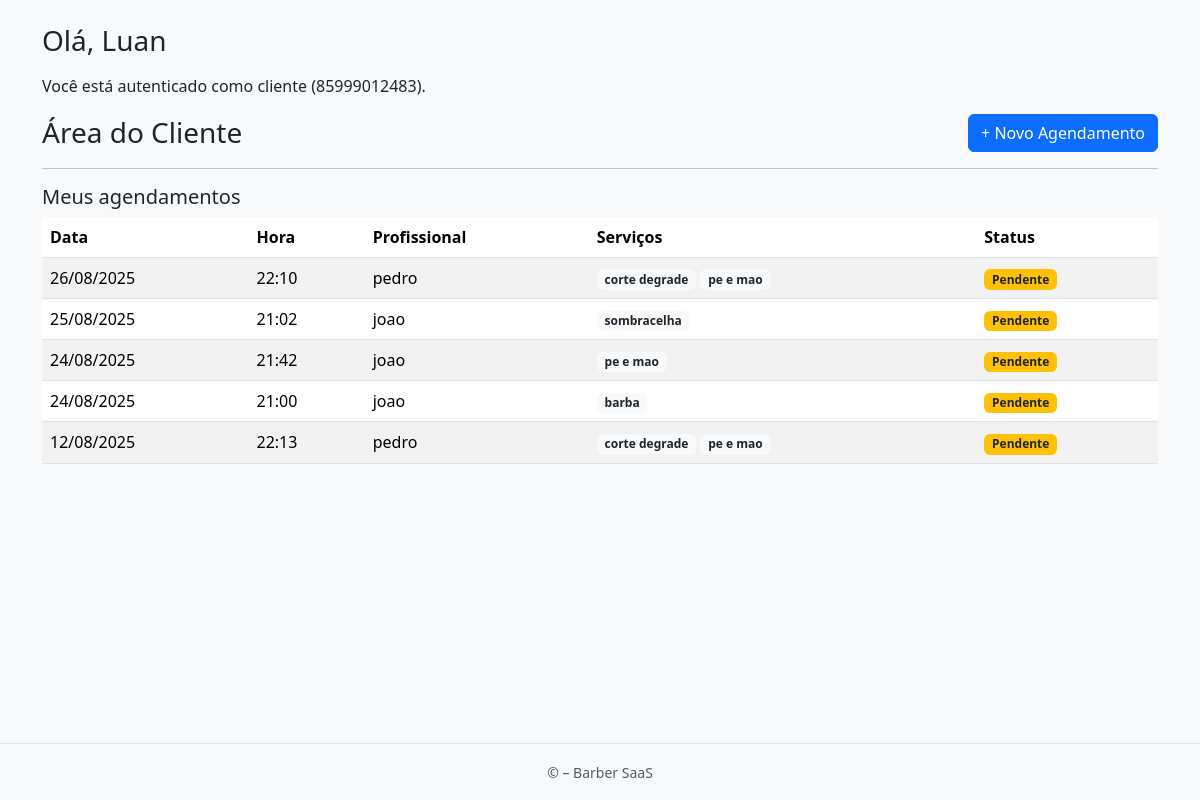
Page /client/dashboard/ (signed in) on the earlier database version.
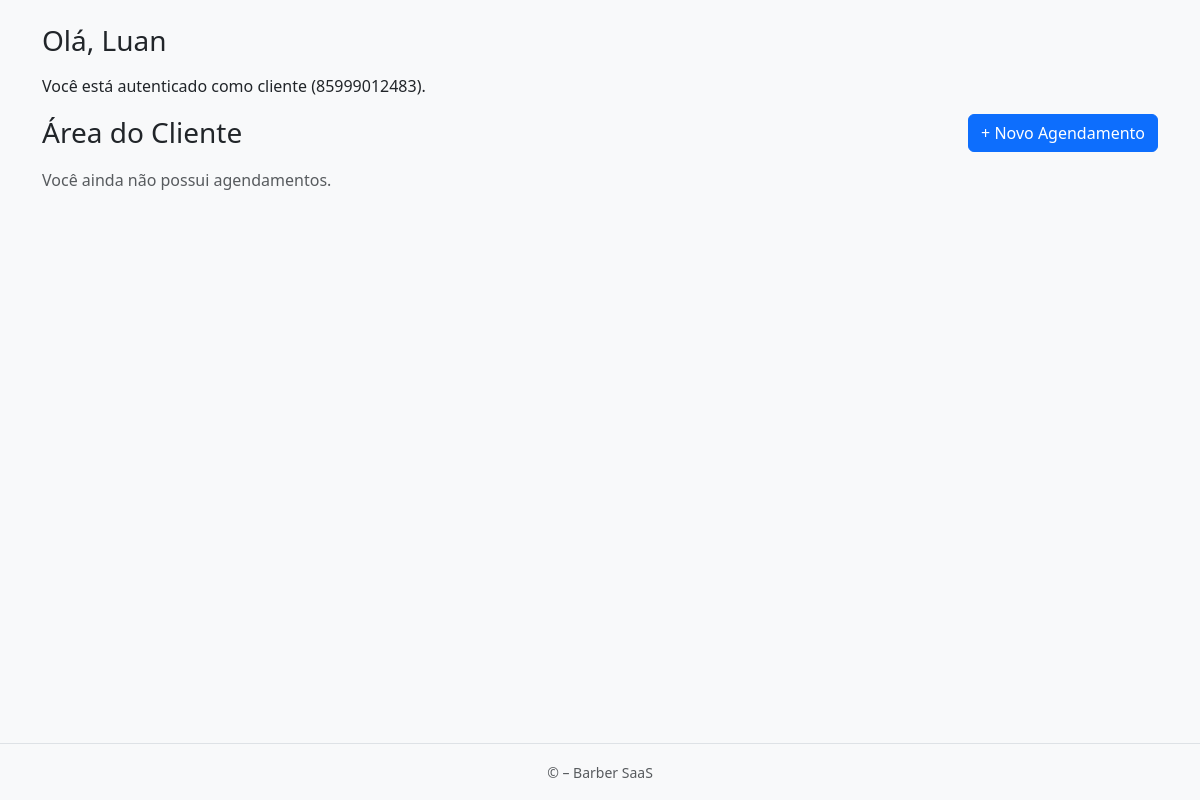
Same page on the later database version.
### apps/accounts/models.py (models this page shows, shortened)
class User(AbstractUser):
    nome = models.CharField(max_length=120, blank=True, null=True)
    sobrenome = models.CharField(max_length=120, blank=True, null=True)
    grupo = models.SlugField(max_length=150, unique=True, blank=True)  # << slug único para subdomínio
    email = models.EmailField(unique=True)
    is_owner = models.BooleanField(default=False)
    is_client = models.BooleanField(default=False)
    phone_regex = RegexValidator(r"^\+?\d{10,15}$", "Informe telefone no formato internacional, ex.: +5585...")
    phone = models.CharField(max_length=17, blank=True, null=True, validators=[phone_regex])
    full_name = models.CharField(max_length=120, blank=True, null=True)
    USERNAME_FIELD = "email"
    REQUIRED_FIELDS = []
    objects = UserManager()

### apps/appointments/models.py (models this page shows, shortened)
class Agendamento(models.Model):
    cliente = models.ForeignKey(
        settings.AUTH_USER_MODEL,
        on_delete=models.CASCADE,
        related_name="agendamentos"
    )
    loja = models.ForeignKey("cadastro.Loja", on_delete=models.CASCADE, related_name="agendamentos")
    funcionario = models.ForeignKey("cadastro.Funcionario", on_delete=models.CASCADE, related_name="agendamentos")
    servicos = models.ManyToManyField("cadastro.Servico", related_name="agendamentos")
    data = models.DateField()
    hora = models.TimeField()
    criado_em = models.DateTimeField(auto_now_add=True)
    confirmado = models.BooleanField(default=False)

### apps/cadastro/models.py (models this page shows, shortened)
class Funcionario(models.Model):
    class Cargo(models.TextChoices):
        BARBEIRO = 'barbeiro', 'Barbeiro'
        CABELEIREIRO = 'cabeleireiro', 'Cabeleireiro(a)'
        MANICURE = 'manicure', 'Manicure/Pedicure'
        ESTETICISTA = 'esteticista', 'Esteticista'
        SOMBRANCELHA = 'sobrancelha', 'Designer de Sobrancelha'
        RECEPCAO = 'recepcao', 'Recepção'
        OUTRO = 'outro', 'Outro'
    phone_regex = RegexValidator(
        r'^\+?\d{10,15}$',
        'Informe telefone no formato internacional, ex.: +5585...'
    )
    loja = models.ForeignKey('Loja', on_delete=models.CASCADE, related_name='funcionarios')
    nome = models.CharField(max_length=120)
    cargo = models.CharField(max_length=20, choices=Cargo.choices, default=Cargo.BARBEIRO)
    email = models.EmailField(blank=True, null=True)
    telefone = models.CharField(max_length=17, blank=True, null=True, validators=[phone_regex])
    slug = models.SlugField(max_length=160, blank=True)
    ativo = models.BooleanField(default=True)
    criado_em = models.DateTimeField(auto_now_add=True)
    atualizado_em = models.DateTimeField(auto_now=True)
    class Meta:
        verbose_name = 'Funcionário'
        verbose_name_plural = 'Funcionários'
        unique_together = (('loja', 'slug'),)
        ordering = ('nome',)

class Servico(models.Model):
    loja = models.ForeignKey(Loja, on_delete=models.CASCADE, related_name='servicos')
    nome = models.CharField(max_length=160)
    slug = models.SlugField(max_length=180, blank=True)
    descricao = models.TextField(blank=True)
    duracao_minutos = models.PositiveSmallIntegerField(validators=[MinValueValidator(1)], default=30)
    preco = models.DecimalField(max_digits=10, decimal_places=2, validators=[MinValueValidator(0)])
    profissionais = models.ManyToManyField('Funcionario', related_name='servicos', blank=True)
    ativo = models.BooleanField(default=True)
    criado_em = models.DateTimeField(auto_now_add=True)
    atualizado_em = models.DateTimeField(auto_now=True)
    class Meta:
        verbose_name = "Serviço"
        verbose_name_plural = "Serviços"
        ordering = ("nome",)
        unique_together = (("loja", "slug"),)

### apps/accounts/views.py (the view)
# urls.py: path('client/dashboard/', views.client_dashboard, name='client_dashboard'),
@login_required
def client_dashboard(request):
    loja = None
    shop_slug = request.session.get('shop_slug') or request.GET.get('shop')
    if shop_slug:
        from apps.cadastro.models import Loja
        loja = Loja.objects.filter(slug=shop_slug, ativa=True).first()
    agendamentos = Agendamento.objects.filter(cliente=request.user)
    if loja:
        agendamentos = agendamentos.filter(loja=loja)
    agendamentos = agendamentos.select_related("funcionario", "loja").prefetch_related("servicos").order_by("-data", "-hora")
    return render(
        request,
        "accounts/client_dashboard.html",
        {
            "loja": loja,
            "agendamentos": agendamentos,
        }
    )

### apps/accounts/templates/accounts/client_dashboard.html (shortened to what this page needs)
{% extends "accounts/base_client.html" %}
{% block content %}
<h3 class="mb-3">Olá, {{ request.user.full_name|default:"Cliente" }}</h3>
<p>Você está autenticado como cliente ({{ request.user.phone }}).</p>
<div id="client-dashboard-fragment">
  {% include "accounts/partials/client_dashboard.html" %}
</div>
{% endblock %}

### apps/accounts/templates/accounts/base_client.html (shortened to what this page needs)
<!doctype html>
<html lang="pt-BR">
<head>
  <link href="https://cdn.jsdelivr.net/npm/bootstrap@5.3.2/dist/css/bootstrap.min.css" rel="stylesheet">
</head>
<body hx-boost="true" class="bg-light d-flex flex-column min-vh-100">
  <main class="flex-grow-1 container py-4" hx-history-elt>
    {% block content %}{% endblock %}
  </main>
  <footer class="text-center text-muted py-3 border-top">
    <small>&copy; {{ now|date:"Y" }} – Barber SaaS</small>
  </footer>
</body>
</html>

### apps/accounts/templates/accounts/partials/client_dashboard.html
<div class="d-flex justify-content-between align-items-center mb-3">
  <h3 class="m-0">Área do Cliente</h3>
  <a href="{% url 'appointments:agendamento_start' %}"
     class="btn btn-primary">
    + Novo Agendamento
  </a>
</div>
{% if agendamentos %}
  <hr>
  <h5>Meus agendamentos</h5>
  <table class="table table-striped">
    <thead>
      <tr>
        <th>Data</th>
        <th>Hora</th>
        <th>Profissional</th>
        <th>Serviços</th>
        <th>Status</th>
      </tr>
    </thead>
    <tbody>
      {% for ag in agendamentos %}
      <tr>
        <td>{{ ag.data|date:"d/m/Y" }}</td>
        <td>{{ ag.hora|time:"H:i" }}</td>
        <td>{{ ag.funcionario.nome }}</td>
        <td>
          {% for s in ag.servicos.all %}
            <span class="badge bg-light text-dark">{{ s.nome }}</span>
          {% endfor %}
        </td>
        <td>
          {% if ag.confirmado %}
            <span class="badge bg-success">Confirmado</span>
          {% else %}
            <span class="badge bg-warning text-dark">Pendente</span>
          {% endif %}
        </td>
      </tr>
      {% endfor %}
    </tbody>
  </table>
{% else %}
  <p class="text-muted">Você ainda não possui agendamentos.</p>
{% endif %}

Differences in the rows shown:
removed Agendamento: data "26/08/2025", hora "22:10", funcionario.nome "pedro", confirmado "Pendente"
removed Servico: nome "corte degrade"
removed Servico: nome "pe e mao"
removed Agendamento: data "25/08/2025", hora "21:02", funcionario.nome "joao", confirmado "Pendente"
removed Servico: nome "sombracelha", shown under "25/08/2025"
removed Agendamento: data "24/08/2025", hora "21:42", funcionario.nome "joao", confirmado "Pendente"
removed Agendamento: data "24/08/2025", hora "21:00", funcionario.nome "joao", confirmado "Pendente"
removed Servico: nome "barba", shown under "24/08/2025"
removed Agendamento: data "12/08/2025", hora "22:13", funcionario.nome "pedro", confirmado "Pendente"
Other differences:
text no longer shown: "Meus agendamentos Data Hora Profissional Serviços Status"
text now shown: "Você ainda não possui agendamentos."
